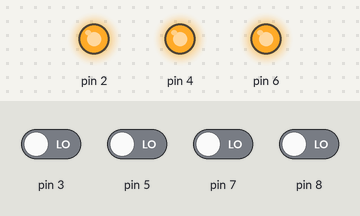
This sketch was run on a simulated Arduino Uno, built with avr-gcc and run on an emulated ATmega328P. Shown: output pins drawn as LEDs (lit = HIGH). Inputs (shaded band) come from the test bench; at power-on: pin 3, pin 5, pin 7, pin 8 LOW.

Above: at 1.2 s.
1.3 s: pin 3 driven HIGH
At 2.1 s:
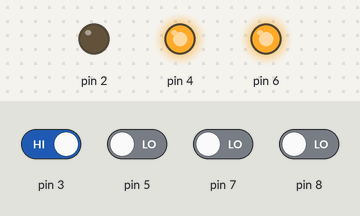
2.8 s: pin 8 driven HIGH
At 3.5 s:
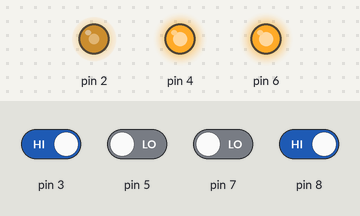
4.3 s: pin 3 driven LOW
At 5.3 s:
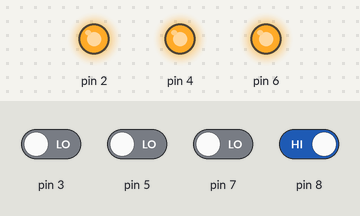
5.8 s: pin 5 driven HIGH
At 6.5 s:
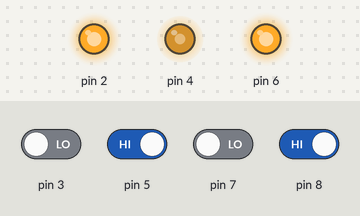
7.3 s: pin 5 driven LOW
At 7.6 s:
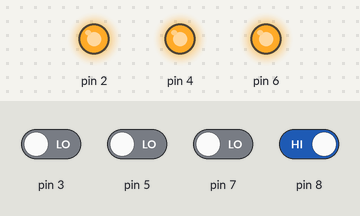
8.8 s: pin 7 driven HIGH
At 10.0 s:
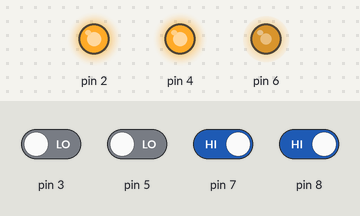
Timing chart, 0 to 11.3 s (numbered marks = the images above; inputs shaded):
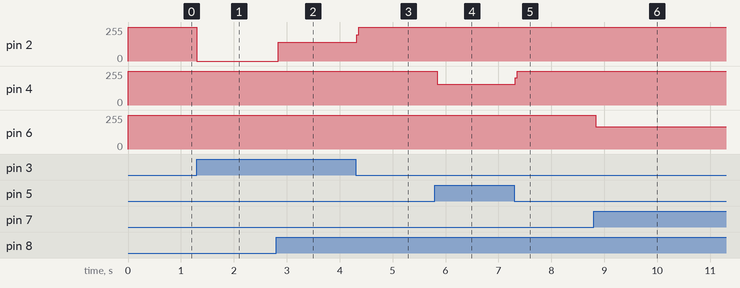

Measured:
- after the input at 1.3 s, pin 2: 255/255 → 0/255 at once
- after the input at 2.8 s, pin 2: 0/255 → 140/255 at once
- after the input at 4.3 s, pin 2: 140/255 → 255/255 at once
- after the input at 5.8 s, pin 4: 255/255 → 156/255 at once
- after the input at 7.3 s, pin 4: 156/255 → 255/255 at once
- after the input at 8.8 s, pin 6: 255/255 → 167/255 at once

The sketch:

application_5_game.ino
```cpp
int resett = 0;
int user = 0;
void setup()
{
  pinMode(2, OUTPUT);
  pinMode(4, OUTPUT);
  pinMode(6, OUTPUT);
  pinMode(8, INPUT);
  pinMode(3, INPUT);
  pinMode(5, INPUT);
  pinMode(7, INPUT);
  digitalWrite(2, HIGH);
  digitalWrite(4, HIGH);
  digitalWrite(6, HIGH);
}
void loop()
{
  if (digitalRead (3) && resett == 0 )
  {
    user = 1;
  }
  else if (digitalRead (5) && resett == 0  )
  {
    user = 2;
  }
  else if (digitalRead (7) && resett == 0  )
  {
    user = 3;
  }
  if (user == 1)
  {
    digitalWrite(2, LOW);
    digitalWrite(4, HIGH);
    digitalWrite(6, HIGH);
    resett = 1;
  }
  if (user == 2)
  {
    digitalWrite(2, HIGH);
    digitalWrite(4, LOW);
    digitalWrite(6, HIGH);
    resett = 1;
  }
  if (user == 3)
  {
    digitalWrite(2, HIGH);
    digitalWrite(4, HIGH);
    digitalWrite(6, LOW);
    resett = 1;
  }
  if (digitalRead (8) && resett == 1 ) //reset
  {
    digitalWrite(2, HIGH);
    digitalWrite(4, HIGH);
    digitalWrite(6, HIGH);
    user = 0;
    resett = 0;
  }
}
```
